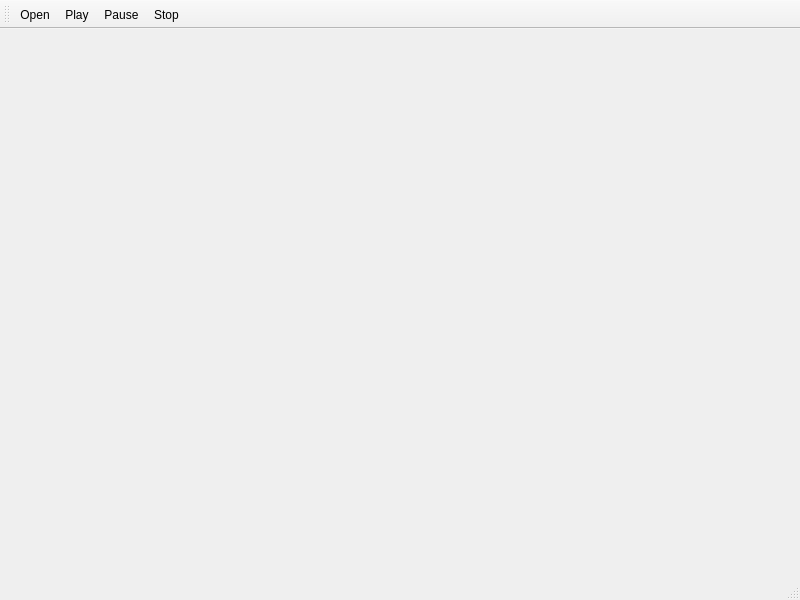
<?xml version="1.0" encoding="UTF-8"?>
<ui version="4.0">
 <class>FenetreVideo</class>
 <widget class="QMainWindow" name="FenetreVideo">
  <property name="geometry">
   <rect>
    <x>0</x>
    <y>0</y>
    <width>800</width>
    <height>600</height>
   </rect>
  </property>
  <property name="windowTitle">
   <string>MainWindow</string>
  </property>
  <widget class="QWidget" name="centralwidget"/>
  <widget class="QMenuBar" name="menubar">
   <property name="geometry">
    <rect>
     <x>0</x>
     <y>0</y>
     <width>800</width>
     <height>24</height>
    </rect>
   </property>
  </widget>
  <widget class="QStatusBar" name="statusbar"/>
  <widget class="QToolBar" name="toolBar">
   <property name="windowTitle">
    <string>toolBar</string>
   </property>
   <attribute name="toolBarArea">
    <enum>TopToolBarArea</enum>
   </attribute>
   <attribute name="toolBarBreak">
    <bool>false</bool>
   </attribute>
   <addaction name="actionOpen"/>
   <addaction name="actionPlay"/>
   <addaction name="actionPause"/>
   <addaction name="actionStop"/>
  </widget>
  <action name="actionOpen">
   <property name="icon">
    <iconset resource="resources.qrc">
     <normaloff>:/images/folder.png</normaloff>:/images/folder.png</iconset>
   </property>
   <property name="text">
    <string>Open</string>
   </property>
   <property name="toolTip">
    <string>Open a File</string>
   </property>
  </action>
  <action name="actionPlay">
   <property name="icon">
    <iconset resource="resources.qrc">
     <normaloff>:/images/play-button.png</normaloff>:/images/play-button.png</iconset>
   </property>
   <property name="text">
    <string>Play</string>
   </property>
  </action>
  <action name="actionPause">
   <property name="icon">
    <iconset resource="resources.qrc">
     <normaloff>:/images/pause-button.png</normaloff>:/images/pause-button.png</iconset>
   </property>
   <property name="text">
    <string>Pause</string>
   </property>
  </action>
  <action name="actionStop">
   <property name="icon">
    <iconset resource="resources.qrc">
     <normaloff>:/images/stop-button.png</normaloff>:/images/stop-button.png</iconset>
   </property>
   <property name="text">
    <string>Stop</string>
   </property>
  </action>
 </widget>
 <resources>
  <include location="resources.qrc"/>
 </resources>
 <connections/>
</ui>
